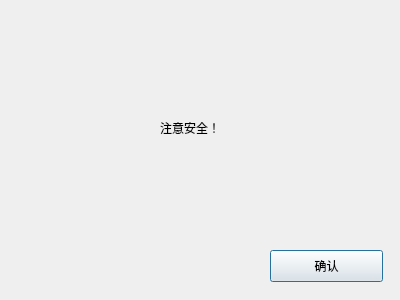
<?xml version="1.0" encoding="UTF-8"?>
<ui version="4.0">
 <class>secureTipDialog</class>
 <widget class="QDialog" name="secureTipDialog">
  <property name="geometry">
   <rect>
    <x>0</x>
    <y>0</y>
    <width>400</width>
    <height>300</height>
   </rect>
  </property>
  <property name="windowTitle">
   <string>Dialog</string>
  </property>
  <widget class="QLabel" name="label">
   <property name="geometry">
    <rect>
     <x>160</x>
     <y>120</y>
     <width>60</width>
     <height>16</height>
    </rect>
   </property>
   <property name="text">
    <string>注意安全！</string>
   </property>
  </widget>
  <widget class="QPushButton" name="ok_pushButton">
   <property name="geometry">
    <rect>
     <x>270</x>
     <y>250</y>
     <width>113</width>
     <height>32</height>
    </rect>
   </property>
   <property name="text">
    <string>确认</string>
   </property>
  </widget>
 </widget>
 <resources/>
 <connections/>
</ui>
